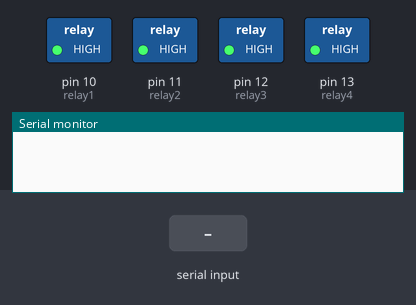
Bench run of a sketch on a simulated Arduino Uno, built with avr-gcc and run on an emulated ATmega328P. Parts: switched loads named in the sketch (green lamp = pin HIGH), the last lines printed to the serial monitor. The inputs (shaded band) are chosen by the test bench.

Above: at 1.2 s.
1.3 s: "1\n" received over Serial
At 1.9 s:
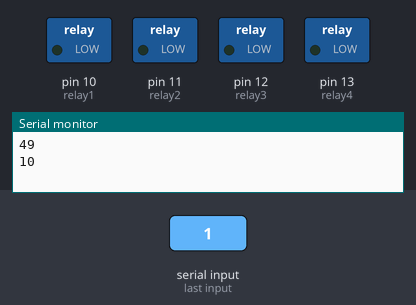
2.8 s: byte 1 (1) received over Serial
At 4.0 s:
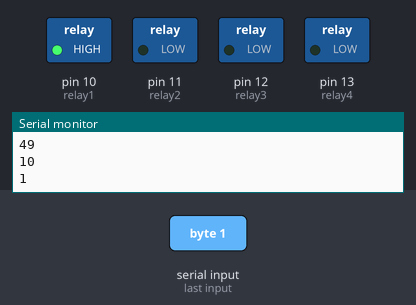
4.3 s: byte 2 (2) received over Serial
At 5.3 s:
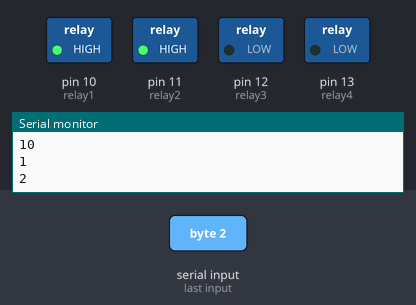
5.8 s: byte 3 (3) received over Serial
At 6.5 s:
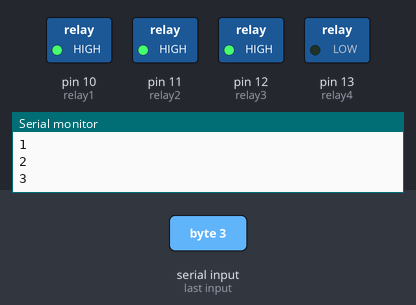
7.3 s: byte 5 (5) received over Serial
At 7.6 s:
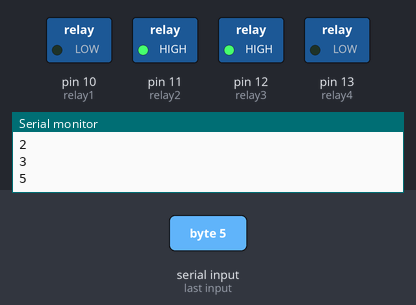
8.8 s: byte 4 (4) received over Serial
At 10.0 s:
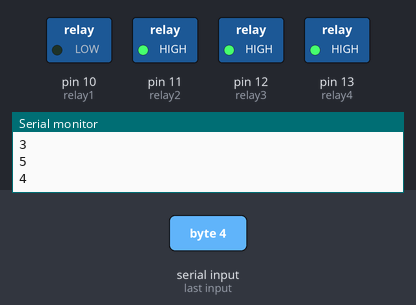
Timing chart, 0 to 11.3 s (numbered marks = the images above; inputs shaded):
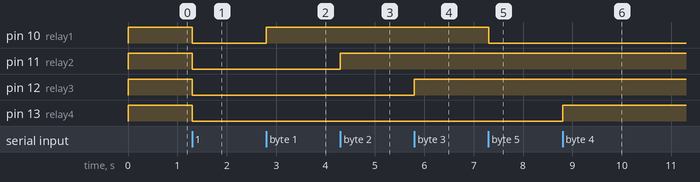

Measured:
- after the input at 1.3 s, pin 10 (relay1), pin 11 (relay2), pin 12 (relay3), pin 13 (relay4): HIGH → LOW at once
- after the input at 2.8 s, pin 10 (relay1): LOW → HIGH at once
- after the input at 4.3 s, pin 11 (relay2): LOW → HIGH at once
- after the input at 5.8 s, pin 12 (relay3): LOW → HIGH at once
- after the input at 7.3 s, pin 10 (relay1): HIGH → LOW at once
- after the input at 8.8 s, pin 13 (relay4): LOW → HIGH at once

The sketch:

arduino.ino
```cpp
//using ports 10, 11, 12, 13
int relay1 = 10;
int relay2 = 11;
int relay3 = 12;
int relay4 = 13;
int val;

void setup() {

  Serial.begin(9600);
  pinMode(relay1,OUTPUT);
  pinMode(relay2,OUTPUT);
  pinMode(relay3,OUTPUT);
  pinMode(relay4,OUTPUT);
  digitalWrite(relay1,HIGH);
  digitalWrite(relay2,HIGH);
  digitalWrite(relay3,HIGH);
  digitalWrite(relay4,HIGH);

}
void loop() {

  //check data serial from bluetooth android App
  while (Serial.available() > 0){
    val = Serial.read();
    Serial.println(val);
  }

  //Relay is on
  if( val == 1 ) {
    digitalWrite(relay1,HIGH); }
  else if( val == 2 ) {
    digitalWrite(relay2,HIGH); }  else if( val == 3 ) {
    digitalWrite(relay3,HIGH); }
  else if( val == 4 ) {
    digitalWrite(relay4,HIGH); }

  //relay all on
  else if( val == 0 ) {
    digitalWrite(relay1,HIGH);
    digitalWrite(relay2,HIGH);
    digitalWrite(relay3,HIGH);
    digitalWrite(relay4,HIGH);
  }
  //relay is off
  else if( val == 5 ) {
    digitalWrite(relay1,LOW); }
  else if( val == 6 ) {
    digitalWrite(relay2,LOW); }
  else if( val == 7 ) {
    digitalWrite(relay3,LOW); }
  else if( val == 8 ) {
    digitalWrite(relay4,LOW); }

  //relay all off
  else if( val == 10 ) {
    digitalWrite(relay1,LOW);
    digitalWrite(relay2,LOW);
    digitalWrite(relay3,LOW);
    digitalWrite(relay4,LOW);
  }
}
```
